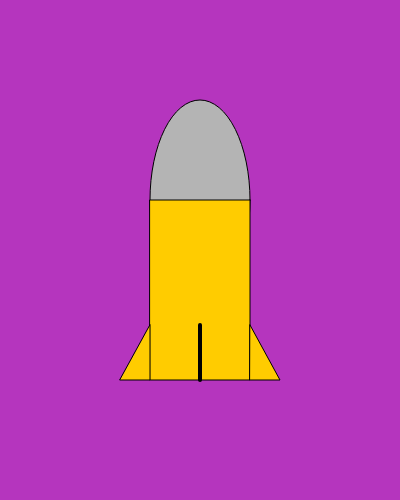
Frame 1 (no input)
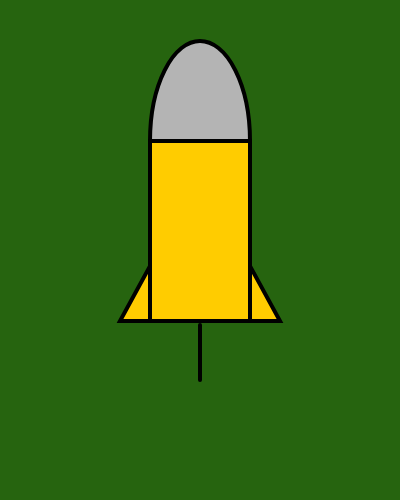
Frame 60 (no input)
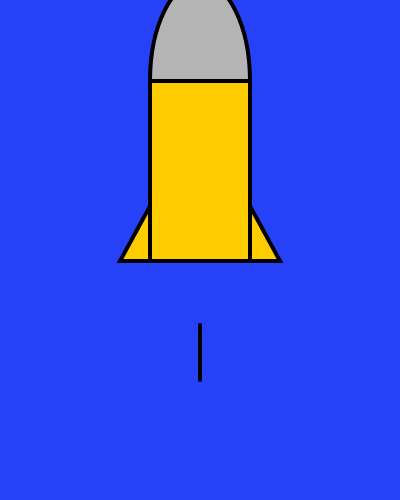
Frame 120 (the mouse pressed at the canvas centre since frame 60)

The p5.js sketch that drew these frames (run headless with seeded random() and noise() and a simulated clock; from frame 60 on, the mouse is pressed at the canvas centre):

// p5.js sketch
// ── sketch.js
var x1 = 200;
var x2 = 150;
var x3 = 120;
var x4 = 150;
var x5 = 150;
var x6 = 250;
var x7 = 280;
var x8 = 250;
var y1 = 200;
var y2 = 200;
var y3 = 380
var y4 = 380
var y5 = 325
var length = 100; 
var wid = 200;
var length1 = 100
var wid1 = 180
 
function setup() {
  createCanvas(400, 500);  
}
 
function draw() {
  
  var r = random([1],[255])
var g = random([1],[255])
var b = random([1],[255])
  // background
  background(r, g, b);
  // rocket
  fill(180);
 ellipse(x1,y1,length,wid); //ellispe that makes the nose of the rocket
 fill(255, 204, 0)
 rect(x2,y2,length1,wid1); // Makes the fuselage of the rocket
 triangle(x3, y3,x4,y4,x5,y5); // makes the left fin of the rocket
 triangle(x6, y3, x7, y4, x8, y5 ); // makes the right fin
 stroke('black');
 strokeWeight(4);
 line(200, 325, 200, 380);// we add a line so it looks like the third fin.
  y1 = y1 - 1;
  y2 = y2 - 1;
  y3 = y3 - 1;
  y4 = y4 - 1;
  y5 = y5 - 1;
}
